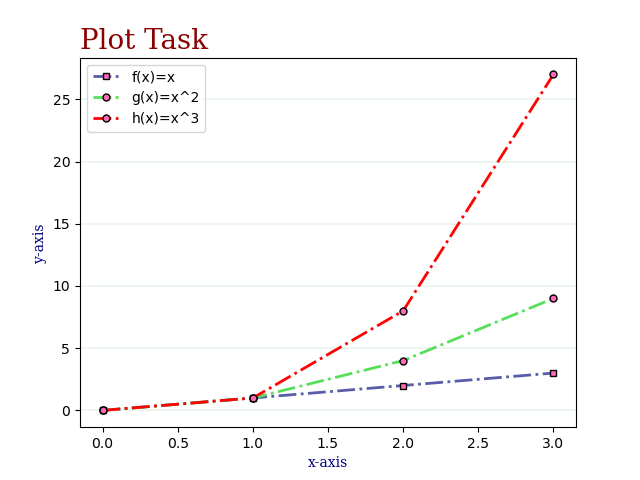

Reproduce this figure in Python.
# Write a program called plottask.py that displays a plot of the functions f(x)=x, g(x)=x^2 and h(x)=x^3 in the range [0, 4] on the one set of axes.
# Author : Conor McCaffrey

import numpy as np, matplotlib.pyplot as plt   # importing libraries and assiging aliases

x = np.arange(0,4,1)   # setting the range as described in task and in RealPython reference

y1 = x   #plotting the points on y-axis
y2 = x**2 #plotting the points on y-axis
y3 = x**3 #plotting the points on y-axis

font = {'family': 'serif', 'color':'darkred','weight': 'normal', 'size':20} # adding in fonts
font1 = {'family':'serif','color':'navy','size':10}   # adding in fonts

plt.plot(y1, color='#575daa', ls='-.', lw = 2, 
         marker='s', ms = '5', mec='black', mfc='hotpink', label='f(x)=x')  # plotting each point and making the plot pretty
plt.plot(y2, color='#57de5a', ls='-.', lw = 2, 
         marker='o', ms ='5', mec='black', mfc = 'hotpink', label='g(x)=x^2')  # plotting each point and making the plot pretty
plt.plot(y3, color='#ff0202', ls='-.', lw = 2, 
         marker='o', ms ='5', mec='black', mfc = 'hotpink', label='h(x)=x^3')  # plotting each point and making the plot pretty

plt.xlabel('x-axis', fontdict=font1)  # adding labels
plt.ylabel('y-axis', fontdict=font1)   # adding labels
plt.title('Plot Task', fontdict=font, loc = 'left')  # adding a title and properties
plt.legend()   # adding a legend for clarity
plt.grid(axis = 'y', color = 'green' , lw = 0.1) # adding a y=axis grid and setting properties
plt.show()   # displaying the graph
# plt.savefig('plottask.png')   # adding code here that would be used to save the file if we did not want to show it 